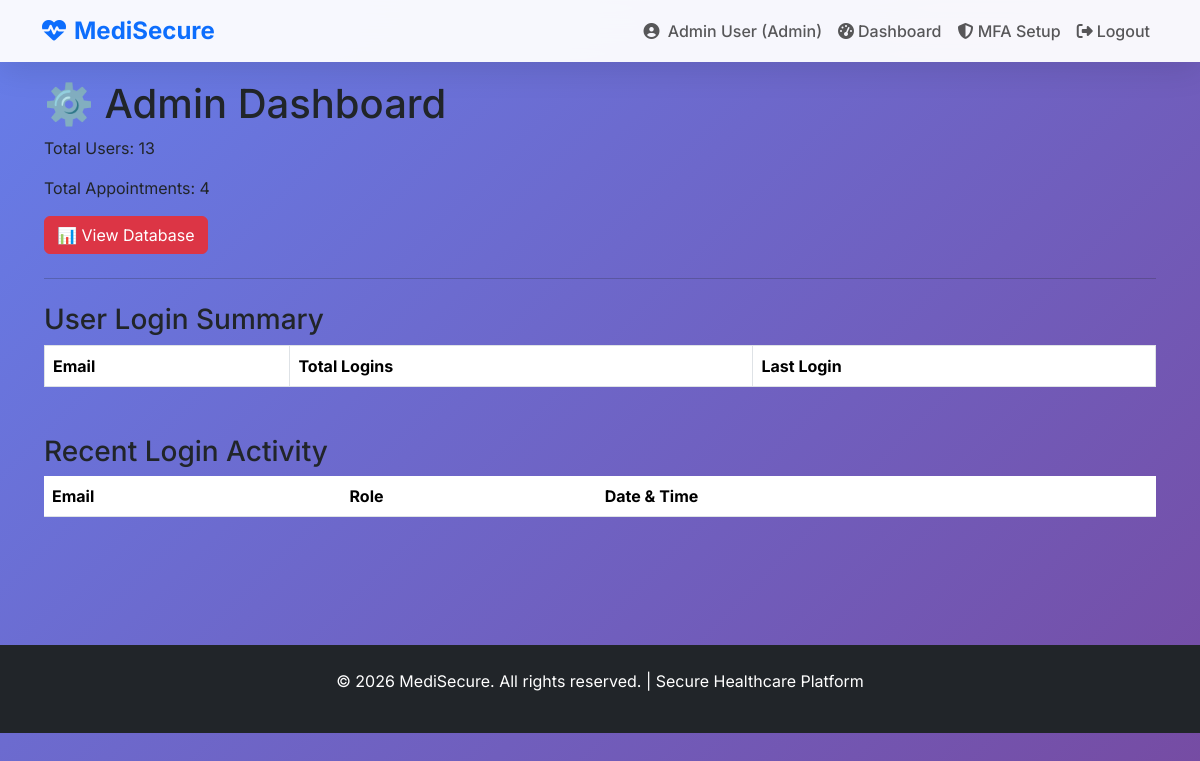
The app's page /admin/dashboard (signed in), older data.
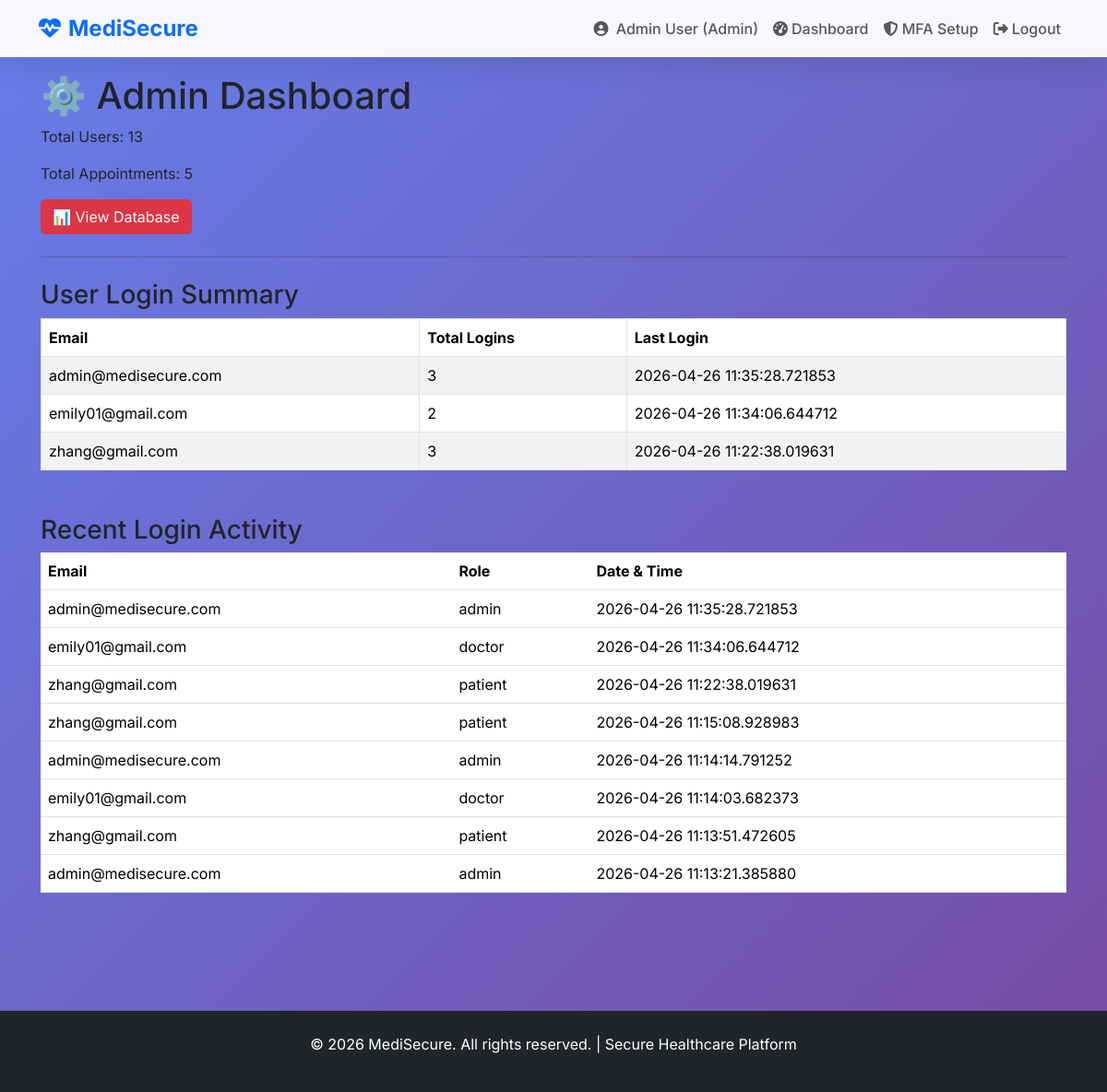
The same page, newer data.
### app.py (models this page shows, shortened)
class User(UserMixin, db.Model):
    id = db.Column(db.Integer, primary_key=True)
    full_name = db.Column(db.String(100), nullable=False)
    email = db.Column(db.String(120), unique=True, nullable=False)
    password_hash = db.Column(db.String(255), nullable=False)
    mfa_secret = db.Column(db.String(32), nullable=True)
    mfa_enabled = db.Column(db.Boolean, default=False)
    role = db.Column(db.String(20), default='patient')  # 'admin', 'doctor', 'patient'
    specialty = db.Column(db.String(50), nullable=True)

class LoginActivity(db.Model):
    id = db.Column(db.Integer, primary_key=True)
    user_email = db.Column(db.String(120), nullable=False)
    role = db.Column(db.String(20), nullable=False)
    login_time = db.Column(db.DateTime, default=datetime.utcnow)

### app.py (the view)
@app.route('/admin/dashboard')
@login_required
def admin_dashboard():
    if current_user.role != 'admin':
        flash('Admin access only!', 'danger')
        return redirect(url_for('home'))
    users = User.query.all()
    appts_count = Appointment.query.count()
    login_logs = LoginActivity.query.order_by(LoginActivity.login_time.desc()).all()
    login_counts = db.session.query(
        LoginActivity.user_email,
        func.count(LoginActivity.id).label('total_logins'),
        func.max(LoginActivity.login_time).label('last_login')
    ).group_by(LoginActivity.user_email).all()
    return render_template(
        'admin_dashboard.html',
        users=users,
        appts_count=appts_count,
        login_logs=login_logs,
        login_counts=login_counts
    )

### app.py (called while the page is built)
@login_manager.user_loader
@login_manager.user_loader
def load_user(user_id):
    return User.query.get(int(user_id))

### templates/admin_dashboard.html (shortened to what this page needs)
{% extends "base.html" %}
{% block content %}
<div style="padding: 2rem;">
    <h1>⚙️ Admin Dashboard</h1>
    <p>Total Users: {{ users|length }}</p>
    <p>Total Appointments: {{ appts_count }}</p>
    <a href="{{ url_for('db_viewer') }}" class="btn btn-danger">📊 View Database</a>
    <hr class="my-4">
    <h3 class="mt-4">User Login Summary</h3>
    <table class="table table-bordered table-striped">
        <thead>
            <tr>
                <th>Email</th>
                <th>Total Logins</th>
                <th>Last Login</th>
            </tr>
        </thead>
        <tbody>
            {% for row in login_counts %}
            <tr>
                <td>{{ row.user_email }}</td>
                <td>{{ row.total_logins }}</td>
                <td>{{ row.last_login }}</td>
            </tr>
            {% endfor %}
        </tbody>
    </table>
    <h3 class="mt-5">Recent Login Activity</h3>
    <table class="table table-hover">
        <thead>
            <tr>
                <th>Email</th>
                <th>Role</th>
                <th>Date & Time</th>
            </tr>
        </thead>
        <tbody>
            {% for log in login_logs %}
            <tr>
                <td>{{ log.user_email }}</td>
                <td>{{ log.role }}</td>
                <td>{{ log.login_time }}</td>
            </tr>
            {% endfor %}
        </tbody>
    </table>
</div>
{% endblock %}

### templates/base.html (shortened to what this page needs)
<!DOCTYPE html>
<html lang="en">
<head>
    <link href="https://cdn.jsdelivr.net/npm/bootstrap@5.3.3/dist/css/bootstrap.min.css" rel="stylesheet">
    <link href="https://cdnjs.cloudflare.com/ajax/libs/font-awesome/6.5.1/css/all.min.css" rel="stylesheet">
</head>
<body>
    <nav class="navbar navbar-expand-lg navbar-light fixed-top">
        <div class="container">
            <a class="navbar-brand text-primary" href="{{ url_for('home') }}">
                <i class="fas fa-heartbeat me-2"></i>MediSecure
            </a>
            <div class="collapse navbar-collapse" id="navbarNav">
                <ul class="navbar-nav ms-auto">
                    {% if current_user.is_authenticated %}
                        <li class="nav-item">
                            <span class="nav-link">
                                <i class="fas fa-user-circle me-1"></i>
                                {{ current_user.full_name }} ({{ current_user.role.title() }})
                            </span>
                        </li>
                        <li class="nav-item">
                            <a class="nav-link" href="{{ url_for('dashboard') }}">
                                <i class="fas fa-tachometer-alt me-1"></i>Dashboard
                            </a>
                        </li>
                        <a href="{{ url_for('mfa_setup') }}" class="nav-link">
                            <i class="fas fa-shield-alt"></i> MFA Setup
                        </a>
                        <li class="nav-item">
                            <a class="nav-link" href="{{ url_for('logout') }}">
                                <i class="fas fa-sign-out-alt me-1"></i>Logout
                            </a>
                        </li>
                    {% endif %}
                </ul>
            </div>
        </div>
    </nav>
    <main class="pt-5">
        <div class="container-fluid">
            {% block content %}{% endblock %}
        </div>
    </main>
    <footer class="bg-dark text-white text-center py-4 mt-5">
        <p>&copy; 2026 MediSecure. All rights reserved. | Secure Healthcare Platform</p>
    </footer>
</body>
</html>

### templates/base.html (style rules this page uses)
* { font-family: 'Inter', sans-serif; }
body { background: linear-gradient(135deg, #667eea 0%, #764ba2 100%); min-height: 100vh; margin: 0; }
.navbar { background: rgba(255,255,255,0.95) !important; backdrop-filter: blur(20px); box-shadow: 0 8px 32px rgba(0,0,0,0.1); }
.navbar-brand { font-weight: 700; font-size: 1.5rem; }
.navbar-nav .nav-link { font-weight: 500; }
main { padding: 2rem 0; }

Row changes from the older to the newer data that the page shows:
added LoginActivity: user_email "admin@medisecure.com", total_logins "3", last_login "2026-04-26 11:35:28.721853", role "admin", login_time "2026-04-26 11:35:28.721853"
added LoginActivity: user_email "emily01@gmail.com", total_logins "2", last_login "2026-04-26 11:34:06.644712", role "doctor", login_time "2026-04-26 11:34:06.644712"
added LoginActivity: user_email "zhang@gmail.com", total_logins "3", last_login "2026-04-26 11:22:38.019631", role "patient", login_time "2026-04-26 11:22:38.019631"
added LoginActivity: user_email "zhang@gmail.com", role "patient", login_time "2026-04-26 11:15:08.928983", shown under "Recent Login Activity"
added LoginActivity: user_email "admin@medisecure.com", role "admin", login_time "2026-04-26 11:14:14.791252", shown under "Recent Login Activity"
added LoginActivity: user_email "emily01@gmail.com", role "doctor", login_time "2026-04-26 11:14:03.682373", shown under "Recent Login Activity"
added LoginActivity: user_email "zhang@gmail.com", role "patient", login_time "2026-04-26 11:13:51.472605", shown under "Recent Login Activity"
added LoginActivity: user_email "admin@medisecure.com", role "admin", login_time "2026-04-26 11:13:21.385880", shown under "Recent Login Activity"
Text that changed along with them:
{{ appts_count }}: "4" → "5"
